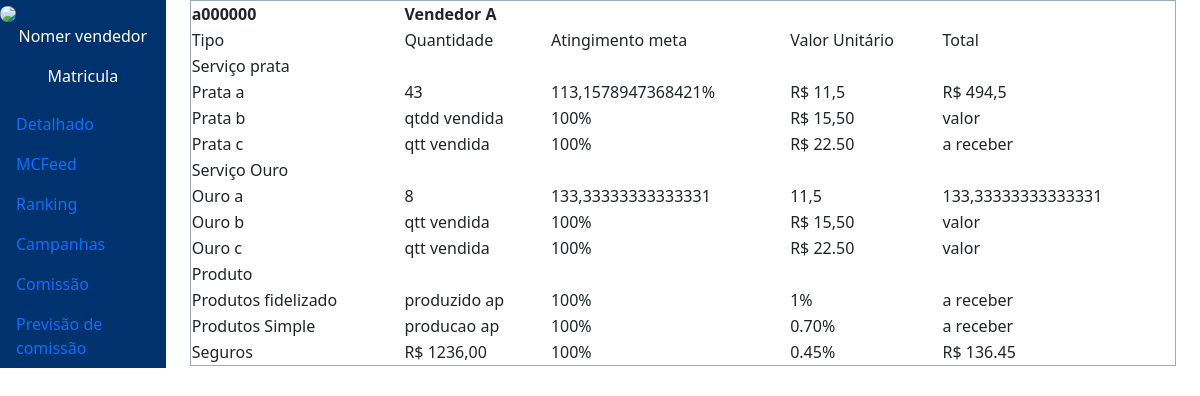
/comissao/ (signed in), run on the app's committed database.
### core/models.py (models this page shows, shortened)
class Vendedor (models.Model):
    nome = models.CharField(max_length = 90)
    matricula = models.CharField(max_length = 9, unique= True, null = True)
    prod_contr = models.IntegerField(null = True)
    prod_pos = models.IntegerField(null = True)
    prod_ap= models.FloatField(null = True)
    metas = models.ForeignKey('Metas',on_delete=models.SET_NULL,null=True, related_name='metas')
    filial=models.ForeignKey('Filial',on_delete=models.SET_NULL,null=True, related_name='filial')

### core/views.py (the view)
# urls.py: path('comissao/',views.comissao, name = 'comissao'),
@login_required(login_url='login')
def comissao(request):
    vendedor = Vendedor.objects.get(id=1)
    aReceber_c= vendedor.prod_contr * (func.margem_pg(func.atin(vendedor.prod_contr, vendedor.metas.contr)))
    atingimento_c = func.atin(vendedor.prod_contr, vendedor.metas.contr)
    margemR= func.margem_pg(atingimento_c)
    ating_p= func.atin(vendedor.prod_pos,vendedor.metas.pos)
    margem_p=func.margem_pg(ating_p)
    aRec_p = vendedor.prod_pos * margem_p
    context= {
        'vendedor':vendedor,
        'aReceber_c':aReceber_c,
        'atingimento_c':atingimento_c,
        'margemR': margemR,
        'ating_p': ating_p,
        'margem_p':margem_p,
        'aRec_p':aRec_p,
        }
    return render(request, 'valor_com.html',context=context)

### core/services/func.py (called while the page is built)
def atin(prod_cont,meta):
    a = (prod_cont/meta)*100
    return a

def margem_pg(a):
    if a >= 90.0 and a<100.0:
           return 11.50*0.7142857142857143
    elif a >= 80.0 and a < 90.0:
        return 11.50*0.333522
    elif a <= 70 and a < 80.0:
            return 11.50*0.0952380952380952
    else:
        return 11.50*1

### core/templates/valor_com.html
{% extends "home.html" %}
{% load static %}
{% block content %}
<div class="container">
    <table clas="flex-column" style="border: 1px solid #99acc2; width: 100%;">
        <tr>
            <th>{{ vendedor.matricula }}</th>
            <th colspan="4">{{ vendedor.nome }}</th>
        </tr>
        <tr>
            <td>Tipo</td>
            <td>Quantidade</td>
            <td>Atingimento meta</td>
            <td>Valor Unitário</td>
            <td>Total</td>
        </tr>
        <tr>
            <td colspan="2">Serviço prata </td>
            <td colspan="3">&nbsp;</td>
        </tr>
        <tr>
            <td>Prata a</td>
            <td>{{ vendedor.prod_contr }}</td>
            <td>{{ atingimento_c }}%</td>
            <td>R$ {{ margemR }}</td>
            <td>R$ {{ aReceber_c }}</td>
        </tr>
        <tr>
            <td>Prata b</td>
            <td>qtdd vendida</td>
            <td>100%</td>
            <td>R$ 15,50</td>
            <td>valor</td>
        </tr>
        <tr>
            <td>Prata c</td>
            <td>qtt vendida</td>
            <td>100%</td>
            <td>R$ 22.50</td>
            <td>a receber</td>
        </tr>
        <tr>
            <td colspan="2">Serviço Ouro </td>
            <td colspan="3">&nbsp;</td>
        </tr>
        <tr>
            <td>Ouro a</td>
            <td>{{ vendedor.prod_pos }}</td>
            <td>{{ ating_p }}</td>
            <td>{{ margem_p }}</td>
            <td>{{ ating_p }}</td>
        </tr>
        <tr>
            <td>Ouro b</td>
            <td>qtt vendida</td>
            <td>100%</td>
            <td>R$ 15,50</td>
            <td>valor</td>
        </tr>
        <tr>
            <td>Ouro c</td>
            <td>qtt vendida</td>
            <td>100%</td>
            <td>R$ 22.50</td>
            <td>valor</td>
        </tr>
        <tr>
            <td colspan="2">Produto </td>
            <th colspan="3">&nbsp;</th>
        </tr>
        <tr>
            <td >Produtos fidelizado</td>
            <td>produzido ap</td>
            <td>100%</td>
            <td>1%</td>
            <td>a receber</td>
        </tr>
        <tr>
            <td>Produtos Simple</td>
            <td>producao ap</td>
            <td>100%</td>
            <td>0.70%</td>
            <td>a receber</td>
        </tr>
        <tr>
            <td>Seguros</td>
            <td>R$ 1236,00</td>
            <td>100%</td>
            <td>0.45%</td>
            <td>R$ 136.45</td>
        </tr>
    </table>
</div>
{% endblock %}

### core/static/css/stilo.css (style rules this page uses)
body { padding: 0px; }

### data on the page
Vendedor: matricula "a000000", nome "Vendedor A", prod_contr "43", prod_pos "8"

### other printed values
{{ atingimento_c }} "113,1578947368421"
{{ margemR }} "11,5"
{{ aReceber_c }} "494,5"
{{ ating_p }} "133,33333333333331"
{{ margem_p }} "11,5"
